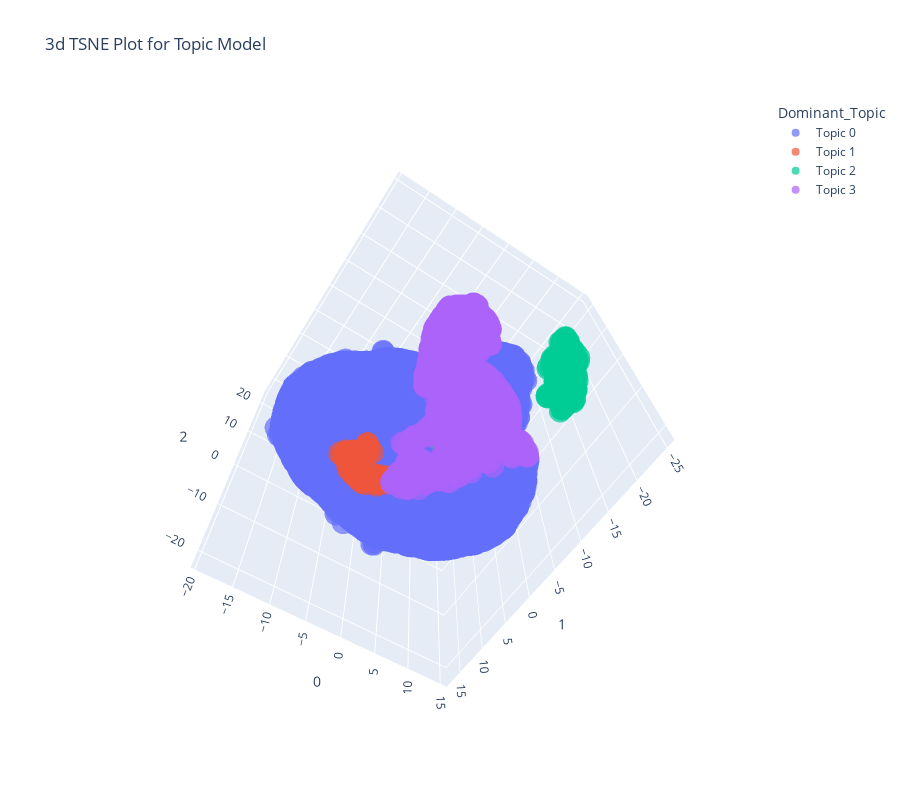

Source (notebook cell):
### Markdown cell above
The top 4 words for topic 3 are:

- Loan
- Child
- School
- Sell

You could imagine that perhaps loans under this topic might be related to education and schools, and perhaps also the buying and selling of products for schools or children.

So this have given us some good indications as to what the different hidden topics might be about regarding these loan applications. 

#### How similar or different are topics? Dimensionality Reduction

Another thing we can do is look at these loan applicaton texts spatially. We can convert these texts into numbers that represent these texts in terms of their meaning, then plot these numbers as points in 3D space. Each point will then represent an individual loan application, and points that are closer will be applications that are more similar, and points further away applications more different.

This general approach of reducing data down into simplified numbers is called *Dimenstionality Reduction* and you can find more about these methods in an [earlier project i did on this](https://github.com/pranath/high_dim_data_vis). We will use a method for this called TSNE.

Again Pycaret makes this very easy to do using the *plot_model()* function.

### Code cell
plot_model(lda_topic_model, plot = 'tsne')

### Figure 1 — Plotly figure (JSON) as saved in the notebook; plotly's stock layout.template omitted (floating-point values rounded to 4 significant figures; data arrays with more than 128 entries replaced by an {"elided": "..."} marker saying what was removed)
{"data": [{"hovertemplate": "Dominant_Topic=Topic 0<br>0=%{x}<br>1=%{y}<br>2=%{z}<extra></extra>", "legendgroup": "Topic 0", "marker": {"color": "#636efa", "opacity": 0.7, "symbol": "circle"}, "mode": "markers", "name": "Topic 0", "scene": "scene", "showlegend": true, "x": {"elided": "5359 float values"}, "y": {"elided": "5359 float values"}, "z": {"elided": "5359 float values"}, "type": "scatter3d"}, {"hovertemplate": "Dominant_Topic=Topic 1<br>0=%{x}<br>1=%{y}<br>2=%{z}<extra></extra>", "legendgroup": "Topic 1", "marker": {"color": "#EF553B", "opacity": 0.7, "symbol": "circle"}, "mode": "markers", "name": "Topic 1", "scene": "scene", "showlegend": true, "x": [-6.683, -10.62, -6.518, -11.04, -6.713, -7.623, -9.005, -10.83, -12.3, -10.77, -10.84, -8.355, -9.952, -10.34, -11.2, -11.05, -10.68, -10.77, -11.13, -7.54, -11.79, -10.68, -11.69, -11.33, -11.56, -11.16, -9.911, -11.6, -11.5, -10.07, -9.035, -10.52, -10.8, -12.73, -9.053, -7.469, -11.06, -10.97, -11.9, -7.706, -11.12, -11.56, -7.0, -6.981, -10.42, -12.37, -7.396, -8.346, -9.492, -8.605, -9.257, -12.34, -7.383, -10.63, -8.168, -12.04, -9.466, -10.92, -10.73, -10.63, -12.3, -11.06, -12.42], "y": [-3.016, -3.363, -2.902, -6.523, -3.533, -2.976, -2.286, -6.075, -3.89, -5.538, -5.957, -3.006, -2.367, -2.193, -4.73, -5.511, -5.75, -3.599, -2.355, -3.66, -4.555, -2.331, -4.804, -4.957, -2.836, -3.008, -2.38, -4.78, -4.696, -6.014, -2.013, -3.542, -5.038, -2.987, -2.926, -2.734, -6.563, -6.141, -4.459, -2.864, -5.196, -2.985, -3.651, -3.555, -5.061, -3.41, -2.733, -3.486, -2.4, -2.1, -2.933, -3.074, -2.44, -2.836, -3.539, -3.371, -2.039, -5.953, -5.947, -6.115, -3.757, -5.884, -3.889], "z": [-20.48, -20.89, -20.41, -20.89, -20.35, -20.95, -21.22, -21.04, -20.03, -20.98, -21.01, -21.09, -21.08, -20.96, -20.74, -21.06, -21.87, -20.85, -20.58, -20.73, -20.44, -20.81, -20.53, -20.71, -20.38, -20.63, -21.09, -20.57, -20.61, -21.1, -21.23, -20.92, -20.9, -19.47, -21.14, -20.95, -20.87, -20.96, -20.37, -21.0, -20.83, -20.39, -20.5, -20.51, -20.97, -19.89, -20.93, -21.0, -21.17, -21.23, -21.14, -19.83, -20.98, -20.86, -20.96, -20.13, -21.19, -20.98, -21.33, -21.05, -20.01, -20.92, -19.95], "type": "scatter3d"}, {"hovertemplate": "Dominant_Topic=Topic 2<br>0=%{x}<br>1=%{y}<br>2=%{z}<extra></extra>", "legendgroup": "Topic 2", "marker": {"color": "#00cc96", "opacity": 0.7, "symbol": "circle"}, "mode": "markers", "name": "Topic 2", "scene": "scene", "showlegend": true, "x": {"elided": "158 float values"}, "y": {"elided": "158 float values"}, "z": {"elided": "158 float values"}, "type": "scatter3d"}, {"hovertemplate": "Dominant_Topic=Topic 3<br>0=%{x}<br>1=%{y}<br>2=%{z}<extra></extra>", "legendgroup": "Topic 3", "marker": {"color": "#ab63fa", "opacity": 0.7, "symbol": "circle"}, "mode": "markers", "name": "Topic 3", "scene": "scene", "showlegend": true, "x": {"elided": "1238 float values"}, "y": {"elided": "1238 float values"}, "z": {"elided": "1238 float values"}, "type": "scatter3d"}], "layout": {"scene": {"domain": {"x": [0, 1], "y": [0, 1]}, "xaxis": {"title": {"text": "0"}, "type": "linear"}, "yaxis": {"title": {"text": "1"}, "type": "linear"}, "zaxis": {"title": {"text": "2"}, "type": "linear"}, "aspectratio": {"x": 0.86, "y": 1.043, "z": 1.115}, "aspectmode": "auto", "camera": {"up": {"x": 0, "y": 0, "z": 1}, "center": {"x": 0, "y": 0, "z": 0}, "eye": {"x": -0.6239, "y": -0.9689, "z": -2.208}, "projection": {"type": "perspective"}}}, "legend": {"title": {"text": "Dominant_Topic"}, "tracegroupgap": 0}, "title": {"text": "3d TSNE Plot for Topic Model"}, "height": 800, "width": 900}}
